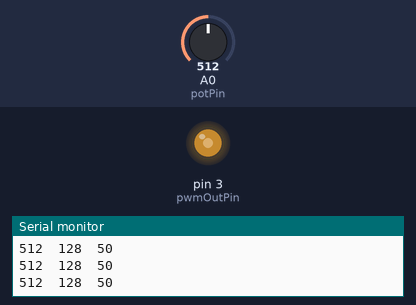
This sketch was run on a simulated Arduino Uno, built with avr-gcc and run on an emulated ATmega328P. Shown: output pins drawn as LEDs (lit = HIGH), the last lines printed to the serial monitor. Inputs (shaded band) come from the test bench; at power-on: A0 (potPin) = 512.

Above: at 1.2 s.
1.3 s: A0 (potPin) set to 413
At 2.7 s:
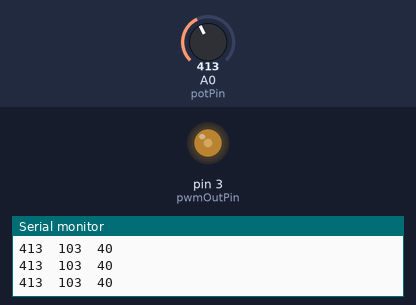
4.3 s: A0 (potPin) set to 392
At 4.8 s:
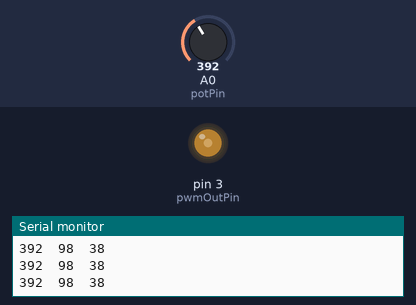
7.3 s: A0 (potPin) set to 122
At 8.5 s:
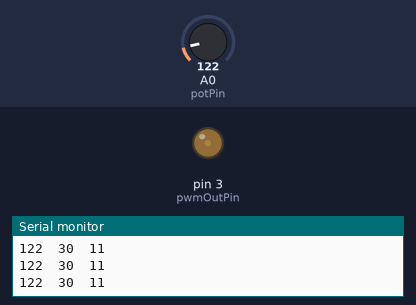
8.8 s: A0 (potPin) set to 0
At 9.5 s:
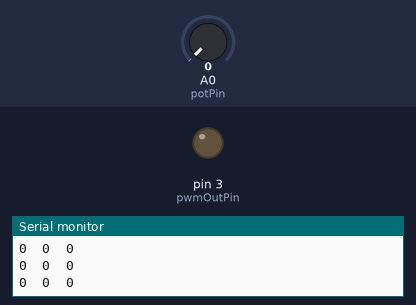
10.3 s: A0 (potPin) set to 716
At 10.6 s:
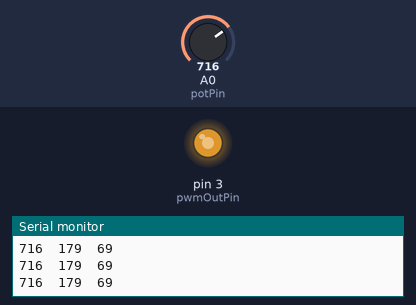
11.8 s: A0 (potPin) set to 900
At 12.1 s:
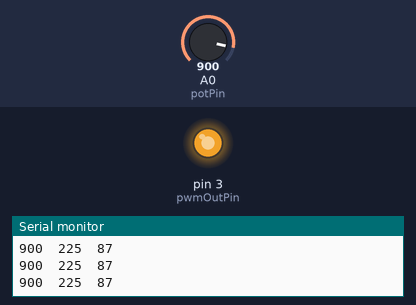
Timing chart, 0 to 14.3 s (numbered marks = the images above; inputs shaded):
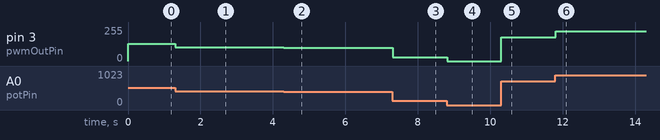

The sketch:

linearPot.ino
```cpp
const int potPin = A0; // potentiometer
const int pwmOutPin = 3; // PWM output

int potentiometerValue; //range from 0 to 1023
int pwmValue; //range from 0 to 255
int speedPercentage; //range from 0 to 100

void setup() {
  // put your setup code here, to run once:
  Serial.begin(9600); // Serial Monitor Ctrl + Shift + m

  pinMode(potPin, INPUT);
  pinMode(pwmOutPin, OUTPUT);
}

void loop() {
  // put your main code here, to run repeatedly:
  potentiometerValue = analogRead(potPin);

  pwmValue = (potentiometerValue/4);
//  pwmValue = map(potentiometerValue, 0,1023, 0, 255);
  speedPercentage = (int) (potentiometerValue/1023.0*100);

  analogWrite(pwmOutPin, pwmValue);
  //Serial.println();
  Serial.print(potentiometerValue);
  Serial.print("\t");
  Serial.print(pwmValue);
  Serial.print("\t");
  Serial.print(speedPercentage);
  Serial.println();
}
```

Measured:
- after the input at 1.3 s, pin 3 (pwmOutPin): 128/255 → 103/255 at once
- after the input at 4.3 s, pin 3 (pwmOutPin): 103/255 → 98/255 at once
- after the input at 7.3 s, pin 3 (pwmOutPin): 98/255 → 30/255 at once
- after the input at 8.8 s, pin 3 (pwmOutPin): 30/255 → 0/255 at once
- after the input at 10.3 s, pin 3 (pwmOutPin): 0/255 → 179/255 at once
- after the input at 11.8 s, pin 3 (pwmOutPin): 179/255 → 225/255 at once
